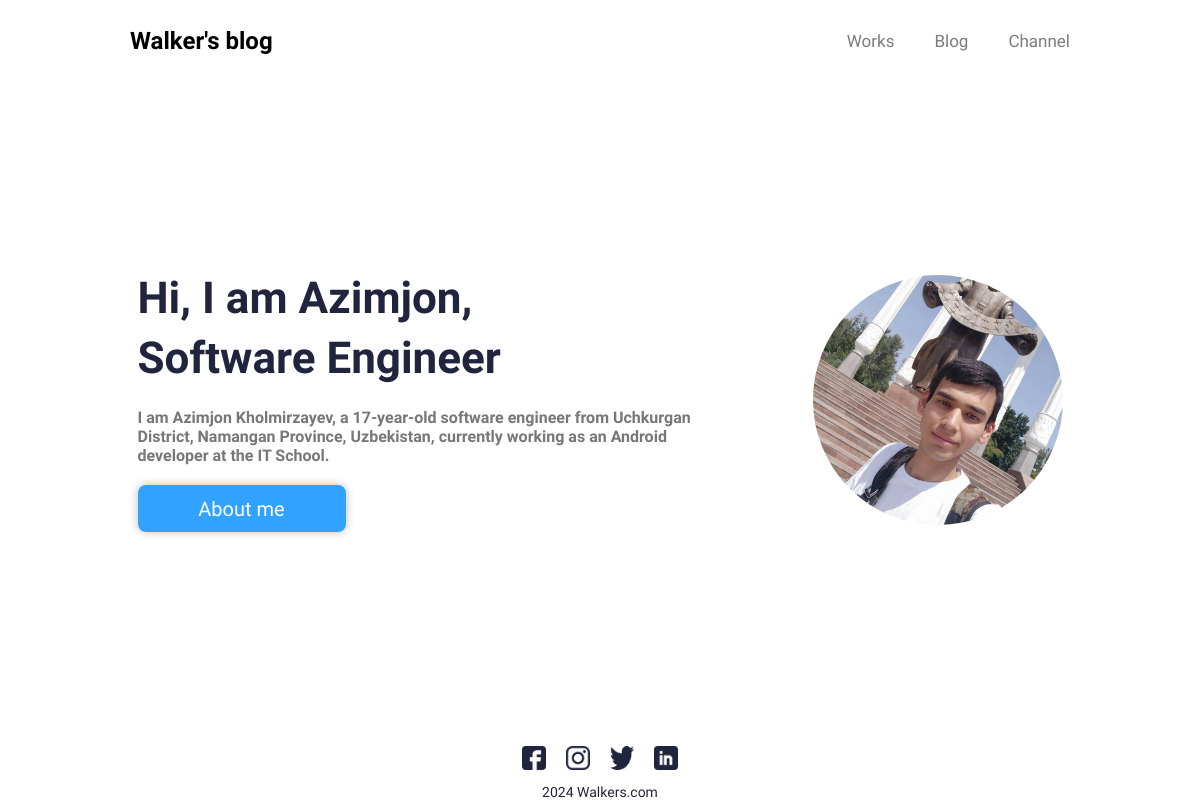
The page / on the database its author committed.
### mainpage/models.py (models this page shows, shortened)
class Main(models.Model):
    title = RichTextField()
    description = RichTextField()
    myImage = models.FileField(upload_to="mainpage/", max_length=250, null=True, default=None)

### blog/views.py (the view)
# urls.py: path('', HomePageView.as_view(), name='home'),
class HomePageView(ListView):
    model = Main
    template_name = 'home.html'

### templates/home.html (shortened to what this page needs)
{% extends 'base.html' %}
{% load static %}
{% block content %}
    <div class="container">
        {% for mainpage in object_list %}
        <div class="header-content">
            <div class="header-text">
                <h1>{{ mainpage.title  | safe}}</h1>
                <p>
                    {{ mainpage.description | safe }}
                </p>
                <a href="{% url 'about' %}">
                <button id="about">About me</button>
                </a>
            </div>
            <div class="header-image">
                <img class="header-image-in" src="{{ mainpage.myImage.url }}" alt="ME"/>
            </div>
        </div>
        {% endfor %}
    </div>
{% endblock content %}

### static/css/base.css (style rules this page uses)
* { margin: 0; padding: 0; font-family: Heebo; box-sizing: border-box; transition: all ease-in-out 0.4s; }
.container { width: 1000px; margin: 0 auto; }
.header-content { width: 100%; height: 80vh; position: relative; display: flex; align-items: center; justify-content: space-around; }
.header-text h1 { color: #21243d; width: 500px; font-family: Heebo; font-size: 44px; font-style: normal; font-weight: 700; line-height: 60px; }
.header-text p { color: #21243d; width: 600px; margin-top: 20px; margin-bottom: 20px; font-family: Heebo; font-size: 16px; font-style: normal; font-weight: 400; line-height: normal; }
.header-image { width: 250px; height: 250px; border-radius: 800px; display:flex; align-items:center; justify-content:center; overflow:hidden; }
.header-image-in { width: 250px; }
.header-image-in { width:250px; }
#about { width: 208px; height: 47px; flex-shrink: 0; border-radius: 2px; background: rgb(49, 162, 255); color: #fff; font-family: Heebo; cursor: pointer; box-shadow: 0px 0px 10px rgb(190, 190, 190); border-radius: 8px; border: none; font-size: 20px; font-style: normal; font-weight: 500; line-height: normal; }

### rows shown on the page
Main: title "Hi, I am Azimjon, Software Engineer", description "I am Azimjon Kholmirzayev, a 17-year-old software engineer from Uchkurgan District, Namangan Province, Uzbekistan, currently working as an Android developer at the IT School.", myImage (picture)
